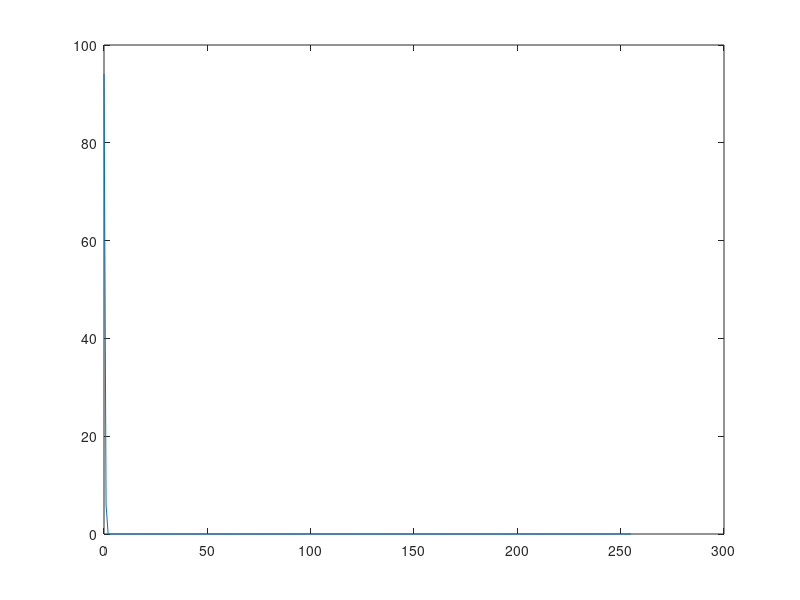

The MATLAB source for this figure:
Mean = 0;
Sat = 1;
NumOfUnits = 100;

Sat = 0.905-Sat
Variance = exp(Sat*9)
x_gaussian = 0:1:255;
y_gaussian = gaussmf(x_gaussian,[Variance Mean]);
y_gaussian(y_gaussian<0.01) = 0;
y_gaussian(y_gaussian>0.992) = 1;
y_gaussian = (y_gaussian/sum(y_gaussian)) * NumOfUnits;

SumUnits = sum(y_gaussian);
plot(x_gaussian,y_gaussian);

